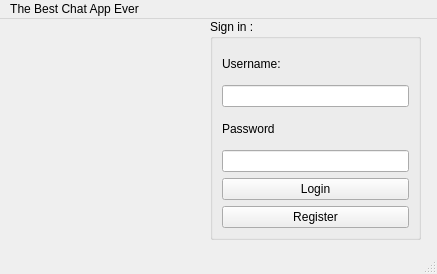
<?xml version="1.0" encoding="UTF-8"?>
<ui version="4.0">
 <class>MainWindow</class>
 <widget class="QMainWindow" name="MainWindow">
  <property name="geometry">
   <rect>
    <x>0</x>
    <y>0</y>
    <width>437</width>
    <height>274</height>
   </rect>
  </property>
  <property name="windowTitle">
   <string>MainWindow</string>
  </property>
  <widget class="QWidget" name="centralwidget">
   <widget class="QGroupBox" name="groupBox">
    <property name="geometry">
     <rect>
      <x>210</x>
      <y>0</y>
      <width>211</width>
      <height>221</height>
     </rect>
    </property>
    <property name="title">
     <string>Sign in : </string>
    </property>
    <layout class="QVBoxLayout" name="verticalLayout">
     <item>
      <widget class="QLabel" name="label">
       <property name="text">
        <string>Username:</string>
       </property>
      </widget>
     </item>
     <item>
      <widget class="QLineEdit" name="username_lineEdit"/>
     </item>
     <item>
      <widget class="QLabel" name="label_2">
       <property name="text">
        <string>Password</string>
       </property>
      </widget>
     </item>
     <item>
      <widget class="QLineEdit" name="password_lineEdit">
       <property name="echoMode">
        <enum>QLineEdit::Password</enum>
       </property>
      </widget>
     </item>
     <item>
      <widget class="QPushButton" name="pushButton_login">
       <property name="text">
        <string>Login</string>
       </property>
      </widget>
     </item>
     <item>
      <widget class="QPushButton" name="pushButton_register">
       <property name="text">
        <string>Register</string>
       </property>
      </widget>
     </item>
    </layout>
   </widget>
   <widget class="QLabel" name="label_pic">
    <property name="geometry">
     <rect>
      <x>10</x>
      <y>40</y>
      <width>191</width>
      <height>161</height>
     </rect>
    </property>
    <property name="text">
     <string/>
    </property>
   </widget>
  </widget>
  <widget class="QMenuBar" name="menubar">
   <property name="geometry">
    <rect>
     <x>0</x>
     <y>0</y>
     <width>437</width>
     <height>21</height>
    </rect>
   </property>
   <widget class="QMenu" name="menuThe_Best_Chat_App_Ever">
    <property name="title">
     <string>The Best Chat App Ever</string>
    </property>
   </widget>
   <addaction name="menuThe_Best_Chat_App_Ever"/>
  </widget>
  <widget class="QStatusBar" name="statusbar"/>
 </widget>
 <resources/>
 <connections/>
</ui>
